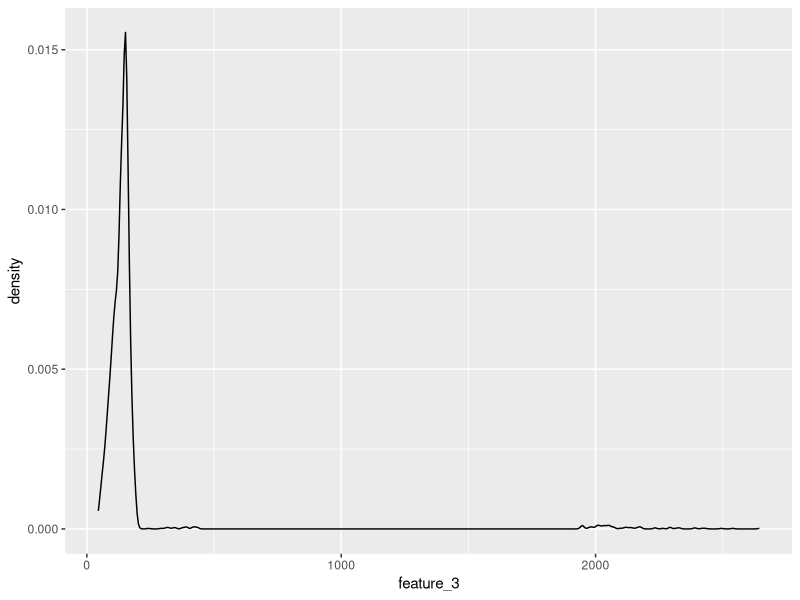
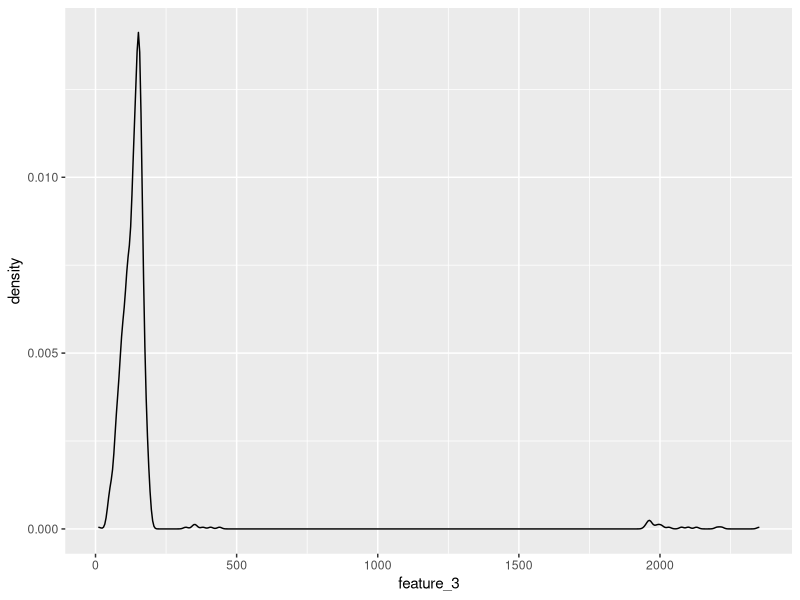
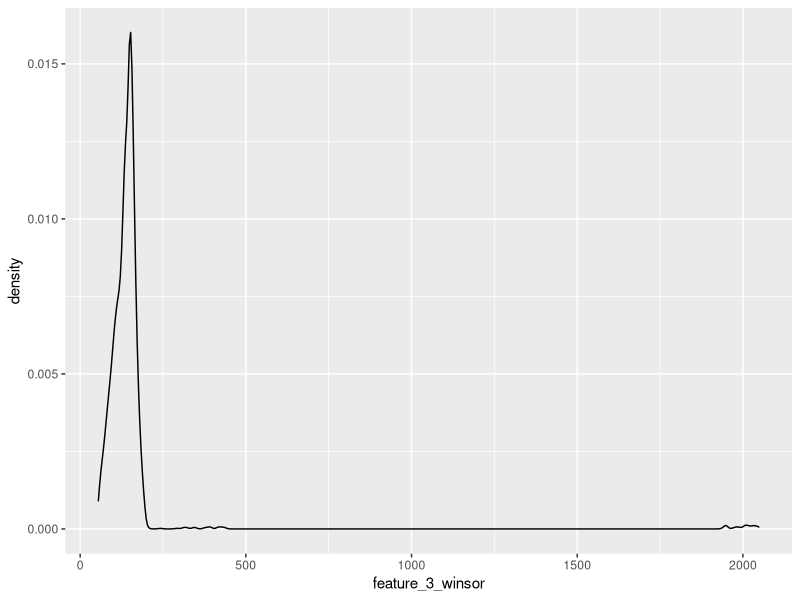
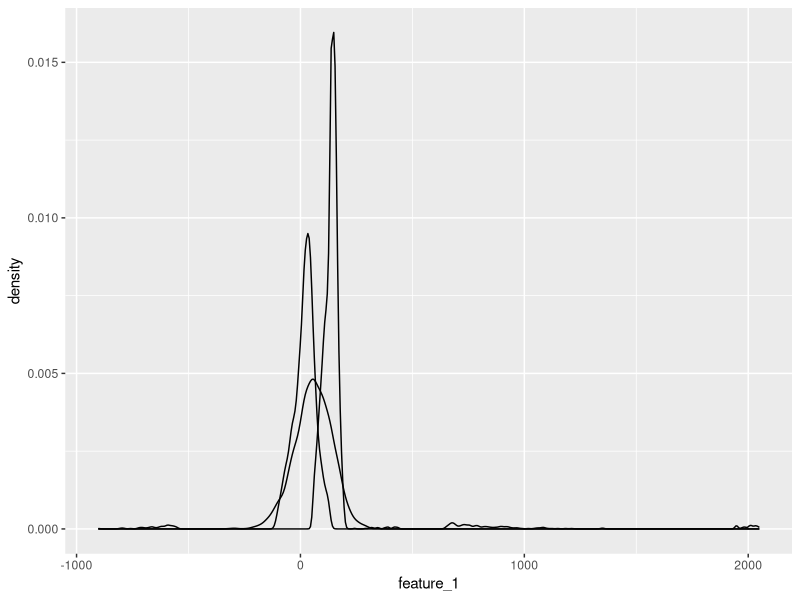
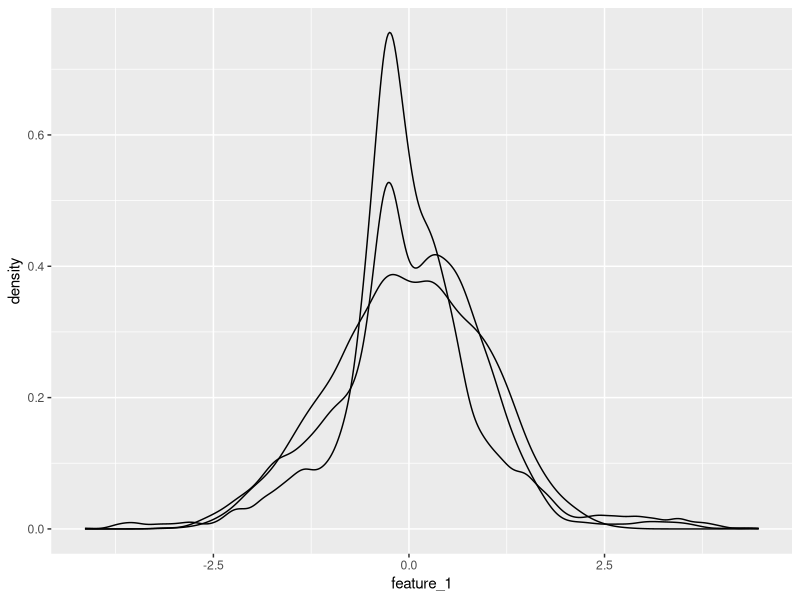
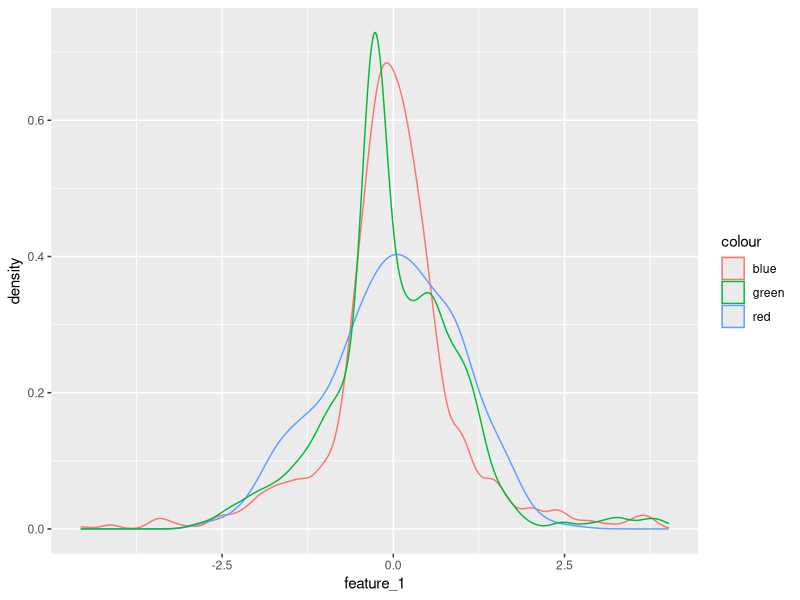
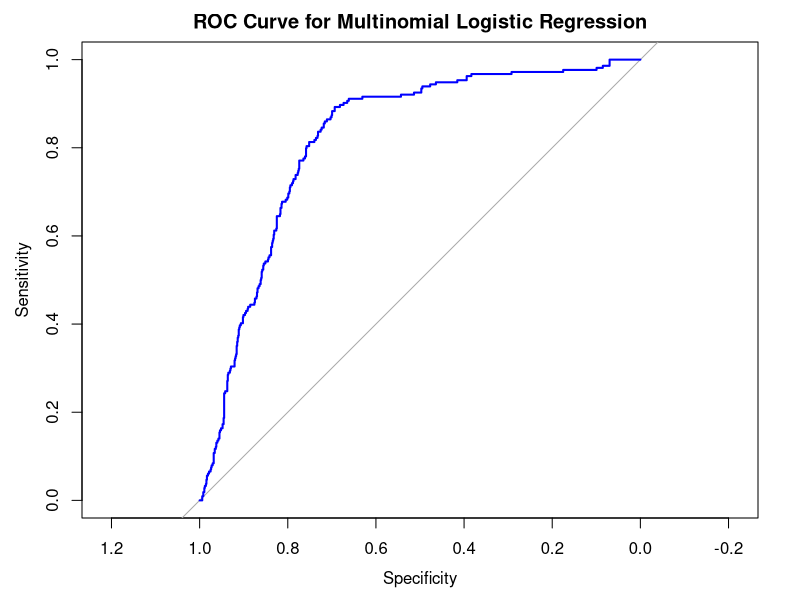
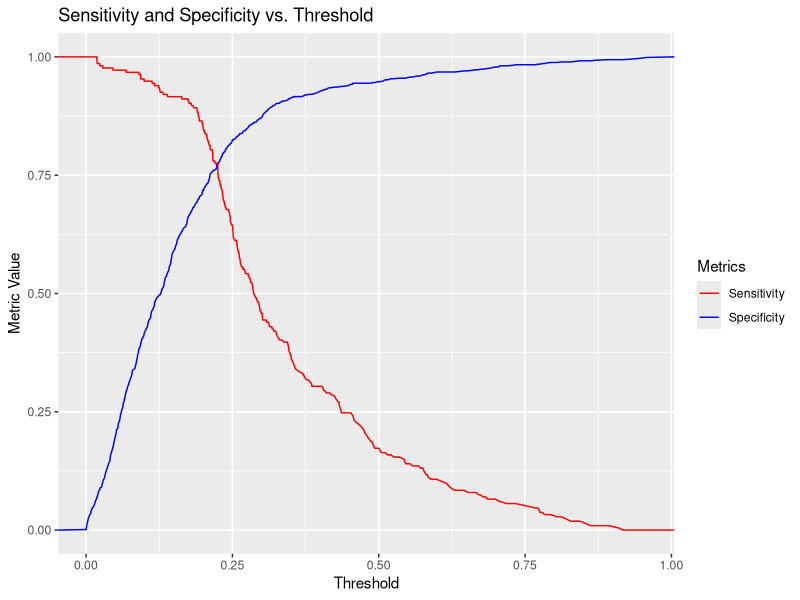

R code for these plots, in order:
## ---- chunk 1
library(tidyverse)
train <- read.csv(file="FITB_train.csv",header=TRUE)
test <- read.csv(file="FITB_test.csv",header=TRUE)
train_unmodified <- train
## ---- chunk 2
library(ggplot2)
ggplot(data=train,aes(feature_3)) + geom_density()
ggplot(data=test,aes(feature_3)) + geom_density()
## ---- chunk 3
train$key <- row.names(train)
feature_3_winsor <- data.frame(feature_3 = train$feature_3, key = row.names(train))
feature_3_winsor_clean <- na.omit(feature_3_winsor)

feature_3_winsor_clean <- feature_3_winsor_clean %>%
  mutate(z_score = (feature_3 - mean(feature_3)) / sd(feature_3),percentile = ecdf(feature_3)(feature_3) * 100)

feature_3_winsor_df <- feature_3_winsor_clean[!(feature_3_winsor_clean[, 4] < 1 | feature_3_winsor_clean[, 4] > 99), ]

non_matching_keys <- anti_join(train, feature_3_winsor_df, by = "key")$key

train <- train %>% mutate(feature_3 = ifelse(key %in% non_matching_keys, NA, feature_3))

colnames(train)[3] <- "feature_3_winsor"
## ---- chunk 4
ggplot(data=train,aes(feature_3_winsor)) + geom_density()
## ---- chunk 5
train[is.na(train[,3]),3] <- median(feature_3_winsor_clean$feature_3)

colnames(train)[3] <- "feature_3_impute"

test[is.na(test[,3]),3] <- median(feature_3_winsor_clean$feature_3)
colnames(test)[3] <- "feature_3_impute"
## ---- chunk 6
train$date <- format(as.Date(train$date, format = "%Y-%m-%d"), "%Y")
library(dplyr)

train <- train %>%
  arrange(id, date) %>% # Sort by id and date
  group_by(id) %>%
  mutate(feature_2 = ifelse(is.na(feature_2),
                            lead(feature_2, order_by = date), # Try next year
                            feature_2)) %>%
  mutate(feature_2 = ifelse(is.na(feature_2),
                            lag(feature_2, order_by = date), # Try previous year
                            feature_2))


colnames(train)[2] <- "feature_2_impute"




test <- test %>%
  arrange(id, date) %>% # Sort by id and date
  group_by(id) %>%
  mutate(feature_2 = ifelse(is.na(feature_2),
                            lead(feature_2, order_by = date), # Try next year
                            feature_2)) %>%
  mutate(feature_2 = ifelse(is.na(feature_2),
                            lag(feature_2, order_by = date), # Try previous year
                            feature_2))



colnames(test)[2] <- "feature_2_impute"


train <- na.omit(train)
test <- na.omit(test)


cleaned_unnormalized_train <- train

## ---- chunk 7
library(ggplot2)
ggplot(data=train,aes(x=feature_1)) + geom_density() + geom_density(data=train,aes(x=feature_2_impute)) + geom_density(data=train,aes(x=feature_3_impute))
train
## ---- chunk 8
library(dplyr)
train <- train %>%
  mutate(across(c(feature_1, feature_2_impute, feature_3_impute, feature_4), 
                ~ (.x - mean(.x, na.rm = TRUE)) / sd(.x, na.rm = TRUE)))
train
ggplot(data=train,aes(x=feature_1)) + geom_density() + geom_density(data=train,aes(x=feature_2_impute)) + geom_density(data=train,aes(x=feature_3_impute))

colnames(train) <- c("feature_1_standard","feature_2_standard","feature_3_standard","feature_4_standard","id","date","y","key")


test <- test %>%
  mutate(across(c(feature_1, feature_2_impute, feature_3_impute, feature_4), 
                ~ (.x - mean(.x, na.rm = TRUE)) / sd(.x, na.rm = TRUE)))

ggplot(data=test,aes(x=feature_1,color="blue")) + geom_density() + geom_density(data=test,aes(x=feature_2_impute,color="red")) + geom_density(data=test,aes(x=feature_3_impute,color="green"))


colnames(test) <- c("feature_1_standard","feature_2_standard","feature_3_standard","feature_4_standard","id","date","y")


write.csv(file="final_train.csv",train)
## ---- chunk 9
library(nnet)
train$y <- as.numeric(as.character(factor(train$y, levels = c("90+DPD", "active"), labels = c(1, 0))))
delinquency_model <- multinom(y ~ feature_1_standard + feature_2_standard + feature_3_standard + feature_4_standard, data=train,family=binomial())
summary(delinquency_model)
## ---- chunk 10
    library(pROC)
    library(ggplot2)
    test$predicted_y <- predict(delinquency_model, newdata = test, type = "class")
    test$y_numeric <- as.numeric(as.character(factor(test$y, levels = c("90+DPD", "active"), labels = c(1, 0))))
    test$predicted_probs <- predict(delinquency_model, newdata = test, type = "probs")
    test$probs <- round(test$predicted_probs * 100, 1)
    test
    
    roc_curve <- roc(response = test$y_numeric, predictor = test$predicted_probs)
    plot(roc_curve, main = "ROC Curve for Multinomial Logistic Regression", col = "blue", lwd = 2)

    print(paste("AUC:", auc(roc_curve)))
  
    roc_metrics <- coords(roc_curve, x = "all", ret = c("threshold", "sensitivity", "specificity"))
    

    roc_metrics$threshold <- as.numeric(roc_metrics$threshold)  # Ensure threshold is numeric
    ggplot(roc_metrics, aes(x = threshold)) +
    geom_line(aes(y = sensitivity, color = "Sensitivity")) +
    geom_line(aes(y = specificity, color = "Specificity")) +
    labs(title = "Sensitivity and Specificity vs. Threshold",
    x = "Threshold", y = "Metric Value") +
    scale_color_manual(name = "Metrics", values = c("Sensitivity" = "red", "Specificity" = "blue"))
    
    cat("optimal threshold",roc_metrics$threshold[which.min(abs(roc_metrics$sensitivity - roc_metrics$specificity))])
## ---- chunk 11
test$predicted_class <- ifelse(test$predicted_probs >= roc_metrics$threshold[which.min(abs(roc_metrics$sensitivity - roc_metrics$specificity))], 1, 0)

library(caret)
conf_matrix <- confusionMatrix(
  factor(test$predicted_class, levels = c(0, 1)),
  factor(test$y_numeric, levels = c(0, 1)))

confusion_table <- as.data.frame.matrix(conf_matrix$table)

rownames(confusion_table) <- c("Actual: Non-delinquent", "Actual: Delinquent")
colnames(confusion_table) <- c("Predicted: Non-delinquent", "Predicted: Delinquent")

print("Confusion Matrix:")
print(confusion_table)

true_positives <- confusion_table[2, 2]  # Delinquent correctly classified
false_positives <- confusion_table[1, 2] # Non-delinquent misclassified as delinquent
true_negatives <- confusion_table[1, 1]  # Non-delinquent correctly classified
false_negatives <- confusion_table[2, 1] # Delinquent missed


## ---- chunk 12

library(car)

# Create the design matrix (without the response variable)
X <- model.matrix(~ feature_1 + feature_2_impute + feature_3_impute + feature_4, data=cleaned_unnormalized_train)

# Calculate the VIF for each predictor
vif_values <- diag(solve(cor(X[, -1])))  # Exclude intercept column
names(vif_values) <- colnames(X)[-1]    # Assign names
print(vif_values)
library(corrplot)




cor_matrix <- cor(cleaned_unnormalized_train[, c("feature_1", "feature_2_impute", "feature_3_impute", "feature_4")])

corrplot(cor_matrix, 
         method = "color",        # Use colored squares
         col = colorRampPalette(c("white", "red"))(200),  # White to red gradient
         type = "upper",          # Show only the upper triangle
         tl.col = "black",        # Text labels in black
         tl.srt = 45,             # Rotate labels
         addCoef.col = "black",   # Display correlation coefficients in black
         number.cex = 0.8)        # Adjust size of numbers



